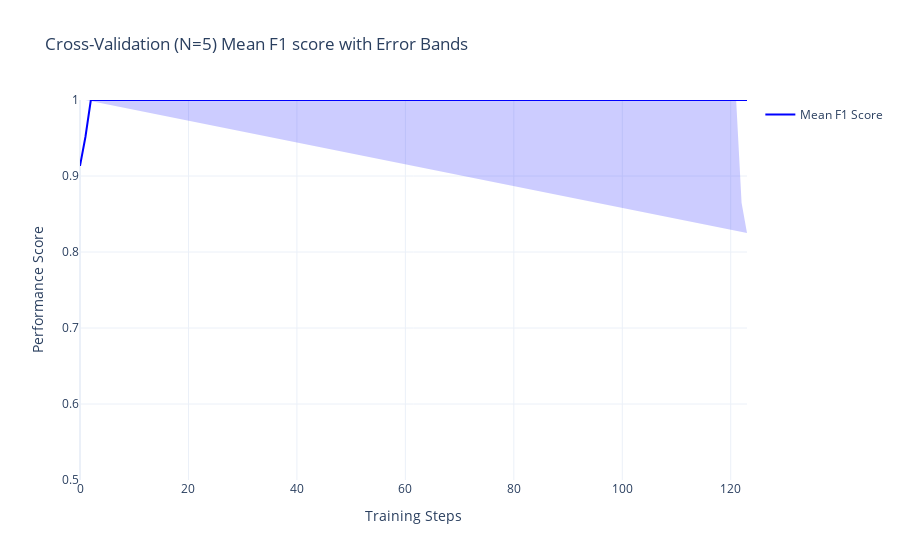
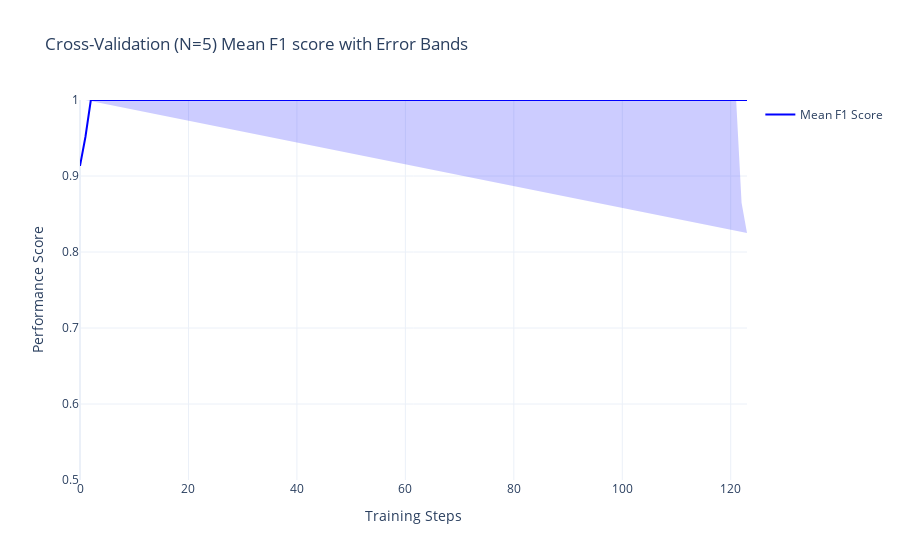

Notebook code cell kept with these figures, in order:
### Code cell
from ARISA_DSML.train import plot_error_scatter
cv_results = pd.read_csv(cv_output_path)
plot_error_scatter(
    df_plot=cv_results,
    name="Mean F1 Score",
    title="Cross-Validation (N=5) Mean F1 score with Error Bands",
    xtitle="Training Steps",
    ytitle="Performance Score",
    yaxis_range=[0.5, 1],
)

### Figure 1 — Plotly figure (JSON) as saved in the notebook; plotly's stock layout.template omitted (floating-point values rounded to 4 significant figures; data arrays with more than 128 entries replaced by an {"elided": "..."} marker saying what was removed)
{"data": [{"line": {"color": "blue"}, "mode": "lines", "name": "Mean F1 Score", "type": "scatter", "x": [0, 1, 2, 3, 4, 5, 6, 7, 8, 9, 10, 11, 12, 13, 14, 15, 16, 17, 18, 19, 20, 21, 22, 23, 24, 25, 26, 27, 28, 29, 30, 31, 32, 33, 34, 35, 36, 37, 38, 39, 40, 41, 42, 43, 44, 45, 46, 47, 48, 49, 50, 51, 52, 53, 54, 55, 56, 57, 58, 59, 60, 61, 62, 63, 64, 65, 66, 67, 68, 69, 70, 71, 72, 73, 74, 75, 76, 77, 78, 79, 80, 81, 82, 83, 84, 85, 86, 87, 88, 89, 90, 91, 92, 93, 94, 95, 96, 97, 98, 99, 100, 101, 102, 103, 104, 105, 106, 107, 108, 109, 110, 111, 112, 113, 114, 115, 116, 117, 118, 119, 120, 121, 122, 123], "y": [0.9132, 0.9513, 1, 1, 1, 1, 1, 1, 1, 1, 1, 1, 1, 1, 1, 1, 1, 1, 1, 1, 1, 1, 1, 1, 1, 1, 1, 1, 1, 1, 1, 1, 1, 1, 1, 1, 1, 1, 1, 1, 1, 1, 1, 1, 1, 1, 1, 1, 1, 1, 1, 1, 1, 1, 1, 1, 1, 1, 1, 1, 1, 1, 1, 1, 1, 1, 1, 1, 1, 1, 1, 1, 1, 1, 1, 1, 1, 1, 1, 1, 1, 1, 1, 1, 1, 1, 1, 1, 1, 1, 1, 1, 1, 1, 1, 1, 1, 1, 1, 1, 1, 1, 1, 1, 1, 1, 1, 1, 1, 1, 1, 1, 1, 1, 1, 1, 1, 1, 1, 1, 1, 1, 1, 1]}, {"fill": "toself", "fillcolor": "rgba(0, 0, 255, 0.2)", "line": {"color": "rgba(255, 255, 255, 0)"}, "showlegend": false, "type": "scatter", "x": {"elided": "248 float values"}, "y": {"elided": "248 float values"}}], "layout": {"title": {"text": "Cross-Validation (N=5) Mean F1 score with Error Bands"}, "xaxis": {"title": {"text": "Training Steps"}}, "yaxis": {"range": [0.5, 1], "title": {"text": "Performance Score"}}}}

### Figure 2 — Plotly figure (JSON) as saved in the notebook; plotly's stock layout.template omitted (floating-point values rounded to 4 significant figures; data arrays with more than 128 entries replaced by an {"elided": "..."} marker saying what was removed)
{"data": [{"line": {"color": "blue"}, "mode": "lines", "name": "Mean F1 Score", "type": "scatter", "x": [0, 1, 2, 3, 4, 5, 6, 7, 8, 9, 10, 11, 12, 13, 14, 15, 16, 17, 18, 19, 20, 21, 22, 23, 24, 25, 26, 27, 28, 29, 30, 31, 32, 33, 34, 35, 36, 37, 38, 39, 40, 41, 42, 43, 44, 45, 46, 47, 48, 49, 50, 51, 52, 53, 54, 55, 56, 57, 58, 59, 60, 61, 62, 63, 64, 65, 66, 67, 68, 69, 70, 71, 72, 73, 74, 75, 76, 77, 78, 79, 80, 81, 82, 83, 84, 85, 86, 87, 88, 89, 90, 91, 92, 93, 94, 95, 96, 97, 98, 99, 100, 101, 102, 103, 104, 105, 106, 107, 108, 109, 110, 111, 112, 113, 114, 115, 116, 117, 118, 119, 120, 121, 122, 123], "y": [0.9132, 0.9513, 1, 1, 1, 1, 1, 1, 1, 1, 1, 1, 1, 1, 1, 1, 1, 1, 1, 1, 1, 1, 1, 1, 1, 1, 1, 1, 1, 1, 1, 1, 1, 1, 1, 1, 1, 1, 1, 1, 1, 1, 1, 1, 1, 1, 1, 1, 1, 1, 1, 1, 1, 1, 1, 1, 1, 1, 1, 1, 1, 1, 1, 1, 1, 1, 1, 1, 1, 1, 1, 1, 1, 1, 1, 1, 1, 1, 1, 1, 1, 1, 1, 1, 1, 1, 1, 1, 1, 1, 1, 1, 1, 1, 1, 1, 1, 1, 1, 1, 1, 1, 1, 1, 1, 1, 1, 1, 1, 1, 1, 1, 1, 1, 1, 1, 1, 1, 1, 1, 1, 1, 1, 1]}, {"fill": "toself", "fillcolor": "rgba(0, 0, 255, 0.2)", "line": {"color": "rgba(255, 255, 255, 0)"}, "showlegend": false, "type": "scatter", "x": {"elided": "248 float values"}, "y": {"elided": "248 float values"}}], "layout": {"title": {"text": "Cross-Validation (N=5) Mean F1 score with Error Bands"}, "xaxis": {"title": {"text": "Training Steps"}}, "yaxis": {"range": [0.5, 1], "title": {"text": "Performance Score"}}}}
